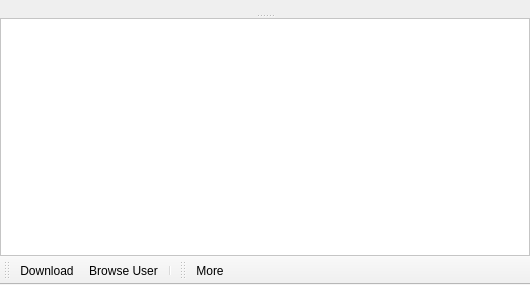
<?xml version="1.0" encoding="UTF-8"?>
<ui version="4.0">
 <class>WidgetSearchResults</class>
 <widget class="QMainWindow" name="WidgetSearchResults">
  <property name="geometry">
   <rect>
    <x>0</x>
    <y>0</y>
    <width>530</width>
    <height>285</height>
   </rect>
  </property>
  <property name="windowTitle">
   <string>MainWindow</string>
  </property>
  <widget class="QWidget" name="centralwidget">
   <layout class="QVBoxLayout" name="verticalLayout">
    <property name="spacing">
     <number>0</number>
    </property>
    <property name="margin">
     <number>0</number>
    </property>
    <item>
     <widget class="QSplitter" name="splitterSearchDetails">
      <property name="sizePolicy">
       <sizepolicy hsizetype="Expanding" vsizetype="Expanding">
        <horstretch>1</horstretch>
        <verstretch>0</verstretch>
       </sizepolicy>
      </property>
      <property name="contextMenuPolicy">
       <enum>Qt::CustomContextMenu</enum>
      </property>
      <property name="orientation">
       <enum>Qt::Vertical</enum>
      </property>
      <widget class="QFrame" name="frameSearches">
       <property name="styleSheet">
        <string notr="true">QTabWidget::pane { /* The tab widget frame */
     border-top: 2px solid #C2C7CB;
 }

QTabWidget::pane { /* The tab widget frame */
     border-top: 2px solid transparent;
 }

 QTabWidget::tab-bar {
     left: 5px;  /* move to the right by 5px */
 }

 /* Style the tab using the tab sub-control. Note that
     it reads QTabBar _not_ QTabWidget */
 QTabBar::tab {
     background:transparent;
     border: 1px solid transparent;
     padding: 4px;
 }

 QTabBar::tab:selected, QTabBar::tab:hover {
     border: 1px solid rgb(78, 96, 255);
     background-color: qlineargradient(x1: 0, y1: 0, x2: 0, y2: 1, stop: 0 #dadbde, stop: 1 #f6f7fa);
 }</string>
       </property>
       <layout class="QGridLayout" name="gridLayout_61">
        <property name="margin">
         <number>0</number>
        </property>
        <property name="spacing">
         <number>0</number>
        </property>
        <item row="0" column="0">
         <widget class="QTabWidget" name="tabWidgetSearch">
          <property name="currentIndex">
           <number>-1</number>
          </property>
         </widget>
        </item>
       </layout>
      </widget>
      <widget class="QFrame" name="frameSearchDetails">
       <property name="frameShape">
        <enum>QFrame::NoFrame</enum>
       </property>
       <property name="frameShadow">
        <enum>QFrame::Raised</enum>
       </property>
       <layout class="QGridLayout" name="gridLayout_3">
        <property name="margin">
         <number>0</number>
        </property>
        <property name="spacing">
         <number>0</number>
        </property>
        <item row="0" column="0">
         <widget class="QScrollArea" name="scrollAreaSearchDetails">
          <property name="sizePolicy">
           <sizepolicy hsizetype="Preferred" vsizetype="Preferred">
            <horstretch>0</horstretch>
            <verstretch>0</verstretch>
           </sizepolicy>
          </property>
          <property name="styleSheet">
           <string notr="true">QFrame {
	background-color: rgb(255, 255, 255);
}</string>
          </property>
          <property name="widgetResizable">
           <bool>true</bool>
          </property>
          <widget class="QFrame" name="frameSearchDetailsContents">
           <property name="geometry">
            <rect>
             <x>0</x>
             <y>0</y>
             <width>526</width>
             <height>232</height>
            </rect>
           </property>
          </widget>
         </widget>
        </item>
       </layout>
      </widget>
     </widget>
    </item>
   </layout>
  </widget>
  <widget class="QToolBar" name="toolBarSearchResults">
   <property name="contextMenuPolicy">
    <enum>Qt::PreventContextMenu</enum>
   </property>
   <property name="windowTitle">
    <string>toolBar</string>
   </property>
   <property name="iconSize">
    <size>
     <width>16</width>
     <height>16</height>
    </size>
   </property>
   <property name="toolButtonStyle">
    <enum>Qt::ToolButtonTextBesideIcon</enum>
   </property>
   <property name="floatable">
    <bool>false</bool>
   </property>
   <attribute name="toolBarArea">
    <enum>BottomToolBarArea</enum>
   </attribute>
   <attribute name="toolBarBreak">
    <bool>false</bool>
   </attribute>
   <addaction name="actionSearchDownload"/>
   <addaction name="actionSearchBrowseUser"/>
   <addaction name="separator"/>
  </widget>
  <widget class="QToolBar" name="toolBarFilter">
   <property name="windowTitle">
    <string>toolBar</string>
   </property>
   <property name="iconSize">
    <size>
     <width>16</width>
     <height>16</height>
    </size>
   </property>
   <property name="toolButtonStyle">
    <enum>Qt::ToolButtonTextBesideIcon</enum>
   </property>
   <attribute name="toolBarArea">
    <enum>BottomToolBarArea</enum>
   </attribute>
   <attribute name="toolBarBreak">
    <bool>false</bool>
   </attribute>
   <addaction name="actionFilterMore"/>
  </widget>
  <action name="actionSearchDownload">
   <property name="icon">
    <iconset>
     <normaloff>:/Resource/Generic/Download.png</normaloff>:/Resource/Generic/Download.png</iconset>
   </property>
   <property name="text">
    <string>Download</string>
   </property>
   <property name="toolTip">
    <string>Download</string>
   </property>
  </action>
  <action name="actionSearchBrowseUser">
   <property name="icon">
    <iconset>
     <normaloff>:/Resource/Network/Browse.png</normaloff>:/Resource/Network/Browse.png</iconset>
   </property>
   <property name="text">
    <string>Browse User</string>
   </property>
   <property name="toolTip">
    <string>Browse User</string>
   </property>
  </action>
  <action name="actionFilterMore">
   <property name="icon">
    <iconset>
     <normaloff>:/Resource/Generic/Filter.png</normaloff>:/Resource/Generic/Filter.png</iconset>
   </property>
   <property name="text">
    <string>More</string>
   </property>
  </action>
 </widget>
 <resources/>
 <connections/>
</ui>
